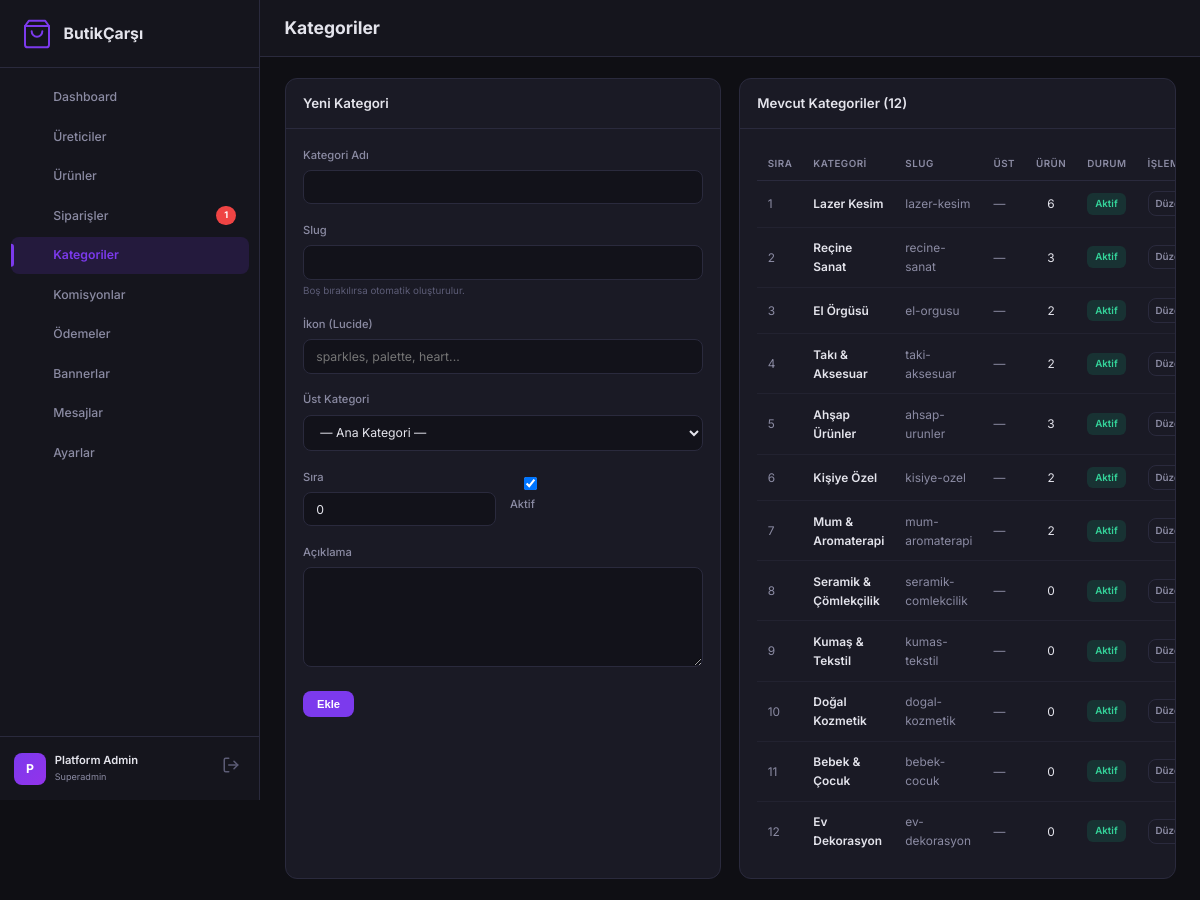
Screenshot of /panel/admin/categories.php (signed in) with the database file from the repository.
### tables this page shows
CREATE TABLE IF NOT EXISTS categories (
    id INT AUTO_INCREMENT PRIMARY KEY,
    parent_id INT NULL,
    name VARCHAR(255) NOT NULL,
    slug VARCHAR(255) NOT NULL UNIQUE,
    description TEXT,
    icon_class VARCHAR(100),
    image_url VARCHAR(500),
    sort_order INT DEFAULT 0,
    is_active TINYINT(1) DEFAULT 1,
    created_at TIMESTAMP DEFAULT CURRENT_TIMESTAMP,
    FOREIGN KEY (parent_id) REFERENCES categories(id) ON DELETE SET NULL,
    INDEX idx_cat_parent (parent_id)
);

### panel/core/Database.php (called while the page is built, shortened)
<?php
class Database {
    private static ?PDO $pdo = null;
    public static function connect(): PDO {
        if (self::$pdo !== null) {
            return self::$pdo;
        }
        $connection = Config::get('DB_CONNECTION', 'auto');
        $host       = Config::get('DB_HOST', 'localhost');
        $db         = Config::get('DB_NAME', 'butikcarsi_db');
        $user       = Config::get('DB_USER', 'root');
        $pass       = Config::get('DB_PASS', '');
        $port       = Config::get('DB_PORT', '3306');
        $options = [
            PDO::ATTR_ERRMODE            => PDO::ERRMODE_EXCEPTION,
            PDO::ATTR_DEFAULT_FETCH_MODE => PDO::FETCH_ASSOC,
            PDO::ATTR_EMULATE_PREPARES   => false,
        ];
        if ($connection === 'mysql' || $connection === 'auto') {
            try {
                $dsn = "mysql:host={$host};port={$port};dbname={$db};charset=utf8mb4";
                self::$pdo = new PDO($dsn, $user, $pass, $options);
                return self::$pdo;
            } catch (PDOException $e) {
                if ($e->getCode() == 1049 || strpos($e->getMessage(), 'Unknown database') !== false) {
                    try {
                        $rawPdo = new PDO("mysql:host={$host};port={$port};charset=utf8mb4", $user, $pass, $options);
                        $rawPdo->exec("CREATE DATABASE IF NOT EXISTS `{$db}` CHARACTER SET utf8mb4 COLLATE utf8mb4_unicode_ci");
                        self::$pdo = new PDO("mysql:host={$host};port={$port};dbname={$db};charset=utf8mb4", $user, $pass, $options);
                        self::$driver = 'mysql';
                        self::initializeSchema(self::$pdo, 'mysql');
                        return self::$pdo;
                    } catch (Exception $ex) {
                    }
                }
                if ($connection === 'mysql') {
                    throw new Exception("MySQL Bağlantı Hatası ({$host}/{$db}): " . $e->getMessage());
                }
            }
        }
    }
    public static function queryAll(string $sql, array $params = []): array {
        $stmt = self::connect()->prepare($sql);
        $stmt->execute($params);
        return $stmt->fetchAll();
    }
    public static function count(string $sql, array $params = []): int {
        $stmt = self::connect()->prepare($sql);
        $stmt->execute($params);
        return (int) $stmt->fetchColumn();
    }
}

### panel/admin/categories.php (the view, shortened to what this page needs)
<?php
require_once __DIR__ . '/includes/header.php';
require_once __DIR__ . '/includes/sidebar.php';
$categories = Database::queryAll("
    SELECT c.*,
           p.name as parent_name,
           (SELECT COUNT(*) FROM product_categories pc WHERE pc.category_id = c.id) as product_count
    FROM categories c
    LEFT JOIN categories p ON c.parent_id = p.id
    ORDER BY c.sort_order ASC, c.name ASC
");
$editCategory = null;
?>
<main class="admin-main">
    <div class="admin-topbar">
        <h2 class="page-title">Kategoriler</h2>
    </div>
    <div class="admin-content">
        <div class="dashboard-grid">
            <div class="card">
                <div class="card-header">
                    <h3><?php echo $editCategory ? 'Kategori Düzenle' : 'Yeni Kategori'; ?></h3>
                </div>
                <div class="card-body">
                    <form method="POST">
                        <div class="form-group">
                            <label for="name">Kategori Adı</label>
                            <input type="text" id="name" name="name" required value="<?php echo htmlspecialchars($editCategory['name'] ?? ''); ?>">
                        </div>
                        <div class="form-group">
                            <label for="slug">Slug</label>
                            <input type="text" id="slug" name="slug" value="<?php echo htmlspecialchars($editCategory['slug'] ?? ''); ?>">
                            <p class="form-hint">Boş bırakılırsa otomatik oluşturulur.</p>
                        </div>
                        <div class="form-group">
                            <label for="icon_class">İkon (Lucide)</label>
                            <input type="text" id="icon_class" name="icon_class" placeholder="sparkles, palette, heart..." value="<?php echo htmlspecialchars($editCategory['icon_class'] ?? ''); ?>">
                        </div>
                        <div class="form-group">
                            <label for="parent_id">Üst Kategori</label>
                            <select id="parent_id" name="parent_id">
                                <option value="">— Ana Kategori —</option>
                            </select>
                        </div>
                        <div class="form-row">
                            <div class="form-group">
                                <label for="sort_order">Sıra</label>
                                <input type="number" id="sort_order" name="sort_order" value="<?php echo $editCategory['sort_order'] ?? 0; ?>">
                            </div>
                            <div class="form-group" style="display:flex;align-items:flex-end;padding-bottom:0.5rem;">
                                <label>
                                    <input type="checkbox" name="is_active" <?php echo ($editCategory['is_active'] ?? 1) ? 'checked' : ''; ?>>
                                    Aktif
                                </label>
                            </div>
                        </div>
                        <div class="form-group">
                            <label for="description">Açıklama</label>
                            <textarea id="description" name="description" rows="2"><?php echo htmlspecialchars($editCategory['description'] ?? ''); ?></textarea>
                        </div>
                        <button type="submit" class="btn btn-primary"><?php echo $editCategory ? 'Güncelle' : 'Ekle'; ?></button>
                    </form>
                </div>
            </div>
            <div class="card">
                <div class="card-header">
                    <h3>Mevcut Kategoriler (<?php echo count($categories); ?>)</h3>
                </div>
                <div class="card-body">
                    <table class="data-table">
                        <thead>
                            <tr>
                                <th>Sıra</th>
                                <th>Kategori</th>
                                <th>Slug</th>
                                <th>Üst</th>
                                <th>Ürün</th>
                                <th>Durum</th>
                                <th>İşlem</th>
                            </tr>
                        </thead>
                        <tbody>
                            <?php foreach ($categories as $cat): ?>
                            <tr>
                                <td class="text-muted"><?php echo $cat['sort_order']; ?></td>
                                <td class="text-bold"><?php echo htmlspecialchars($cat['name']); ?></td>
                                <td class="text-muted text-sm"><?php echo htmlspecialchars($cat['slug']); ?></td>
                                <td class="text-muted text-sm"><?php echo htmlspecialchars($cat['parent_name'] ?? '—'); ?></td>
                                <td class="text-center"><?php echo $cat['product_count']; ?></td>
                                <td>
                                    <span class="badge badge--<?php echo $cat['is_active'] ? 'approved' : 'draft'; ?>">
                                        <?php echo $cat['is_active'] ? 'Aktif' : 'Pasif'; ?>
                                    </span>
                                </td>
                                <td>
                                    <div class="action-group">
                                        <a href="categories.php?edit=<?php echo $cat['id']; ?>" class="btn btn-xs btn-outline">Düzenle</a>
                                    </div>
                                </td>
                            </tr>
                            <?php endforeach; ?>
                        </tbody>
                    </table>
                </div>
            </div>
        </div>
    </div>
</main>
<?php require_once __DIR__ . '/includes/footer.php'; ?>

### panel/admin/includes/header.php (shortened to what this page needs)
<?php
$currentPage = basename($_SERVER['PHP_SELF'], '.php');
$adminName = $_SESSION['admin_full_name'] ?? 'Admin';
$pendingProducers = Database::count("SELECT COUNT(*) FROM producers WHERE status = 'pending'");
$pendingProducts = Database::count("SELECT COUNT(*) FROM products WHERE status = 'pending'");
$newOrders = Database::count("SELECT COUNT(*) FROM orders WHERE status = 'paid' AND created_at > DATE_SUB(NOW(), INTERVAL 24 HOUR)");
?>
<!DOCTYPE html>
<html lang="tr">
<head>
    <link rel="stylesheet" href="assets/css/admin.css">
</head>
<body class="admin-body">
    <div class="admin-layout">

### panel/admin/includes/sidebar.php
<?php
$menuItems = [
    ['page' => 'index',       'icon' => 'dashboard',  'label' => 'Dashboard'],
    ['page' => 'producers',   'icon' => 'store',      'label' => 'Üreticiler',   'badge' => $pendingProducers > 0 ? $pendingProducers : null],
    ['page' => 'products',    'icon' => 'package',     'label' => 'Ürünler',      'badge' => $pendingProducts > 0 ? $pendingProducts : null],
    ['page' => 'orders',      'icon' => 'shopping-cart','label' => 'Siparişler',  'badge' => $newOrders > 0 ? $newOrders : null],
    ['page' => 'categories',  'icon' => 'grid',        'label' => 'Kategoriler'],
    ['page' => 'commissions', 'icon' => 'percent',     'label' => 'Komisyonlar'],
    ['page' => 'payouts',     'icon' => 'credit-card', 'label' => 'Ödemeler'],
    ['page' => 'banners',     'icon' => 'image',       'label' => 'Bannerlar'],
    ['page' => 'messages',    'icon' => 'mail',        'label' => 'Mesajlar'],
    ['page' => 'settings',    'icon' => 'settings',    'label' => 'Ayarlar'],
];
?>
<aside class="admin-sidebar" id="sidebar">
    <div class="sidebar-header">
        <div class="sidebar-logo">
            <svg width="32" height="32" viewBox="0 0 24 24" fill="none" stroke="currentColor" stroke-width="1.5" stroke-linecap="round" stroke-linejoin="round">
                <path d="M6 2L3 6v14a2 2 0 0 0 2 2h14a2 2 0 0 0 2-2V6l-3-4z"></path>
                <line x1="3" y1="6" x2="21" y2="6"></line>
                <path d="M16 10a4 4 0 0 1-8 0"></path>
            </svg>
            <span>ButikÇarşı</span>
        </div>
    </div>
    <nav class="sidebar-nav">
        <?php foreach ($menuItems as $item): ?>
            <a href="<?php echo $item['page']; ?>.php"
               class="sidebar-link <?php echo $currentPage === $item['page'] ? 'active' : ''; ?>">
                <span class="sidebar-icon" data-icon="<?php echo $item['icon']; ?>"></span>
                <span class="sidebar-label"><?php echo $item['label']; ?></span>
                <?php if (!empty($item['badge'])): ?>
                    <span class="sidebar-badge"><?php echo $item['badge']; ?></span>
                <?php endif; ?>
            </a>
        <?php endforeach; ?>
    </nav>
    <div class="sidebar-footer">
        <div class="sidebar-user">
            <div class="sidebar-user-avatar"><?php echo mb_substr($adminName, 0, 1); ?></div>
            <div class="sidebar-user-info">
                <span class="sidebar-user-name"><?php echo htmlspecialchars($adminName); ?></span>
                <span class="sidebar-user-role"><?php echo ucfirst($_SESSION['admin_role'] ?? 'admin'); ?></span>
            </div>
        </div>
        <a href="logout.php" class="sidebar-logout" title="Çıkış Yap">
            <svg width="18" height="18" viewBox="0 0 24 24" fill="none" stroke="currentColor" stroke-width="2" stroke-linecap="round" stroke-linejoin="round">
                <path d="M9 21H5a2 2 0 0 1-2-2V5a2 2 0 0 1 2-2h4"></path>
                <polyline points="16 17 21 12 16 7"></polyline>
                <line x1="21" y1="12" x2="9" y2="12"></line>
            </svg>
        </a>
    </div>
</aside>

### panel/admin/includes/footer.php (shortened to what this page needs)
    </div>
</body>
</html>

### rows the page displays
categories: sort_order "1", name "Lazer Kesim", slug "lazer-kesim", parent_name "—", product_count "6", is_active "Aktif"
categories: sort_order "2", name "Reçine Sanat", slug "recine-sanat", parent_name "—", product_count "3", is_active "Aktif"
categories: sort_order "3", name "El Örgüsü", slug "el-orgusu", parent_name "—", product_count "2", is_active "Aktif"
categories: sort_order "4", name "Takı & Aksesuar", slug "taki-aksesuar", parent_name "—", product_count "2", is_active "Aktif"
categories: sort_order "5", name "Ahşap Ürünler", slug "ahsap-urunler", parent_name "—", product_count "3", is_active "Aktif"
categories: sort_order "6", name "Kişiye Özel", slug "kisiye-ozel", parent_name "—", product_count "2", is_active "Aktif"
categories: sort_order "7", name "Mum & Aromaterapi", slug "mum-aromaterapi", parent_name "—", product_count "2", is_active "Aktif"
categories: sort_order "8", name "Seramik & Çömlekçilik", slug "seramik-comlekcilik", parent_name "—", product_count "0", is_active "Aktif"
categories: sort_order "9", name "Kumaş & Tekstil", slug "kumas-tekstil", parent_name "—", product_count "0", is_active "Aktif"
categories: sort_order "10", name "Doğal Kozmetik", slug "dogal-kozmetik", parent_name "—", product_count "0", is_active "Aktif"
categories: sort_order "11", name "Bebek & Çocuk", slug "bebek-cocuk", parent_name "—", product_count "0", is_active "Aktif"
categories: sort_order "12", name "Ev Dekorasyon", slug "ev-dekorasyon", parent_name "—", product_count "0", is_active "Aktif"

### other values shown
$item['label'] "Dashboard"
$item['label'] "Üreticiler"
$item['label'] "Ürünler"
$item['label'] "Siparişler"
$item['badge'] "1"
$item['label'] "Kategoriler"
$item['label'] "Komisyonlar"
$item['label'] "Ödemeler"
$item['label'] "Bannerlar"
$item['label'] "Mesajlar"
$item['label'] "Ayarlar"
mb_substr($adminName, 0, 1) "P"
$adminName "Platform Admin"
$_SESSION['admin_role'] "Superadmin"
count($categories) "12"
